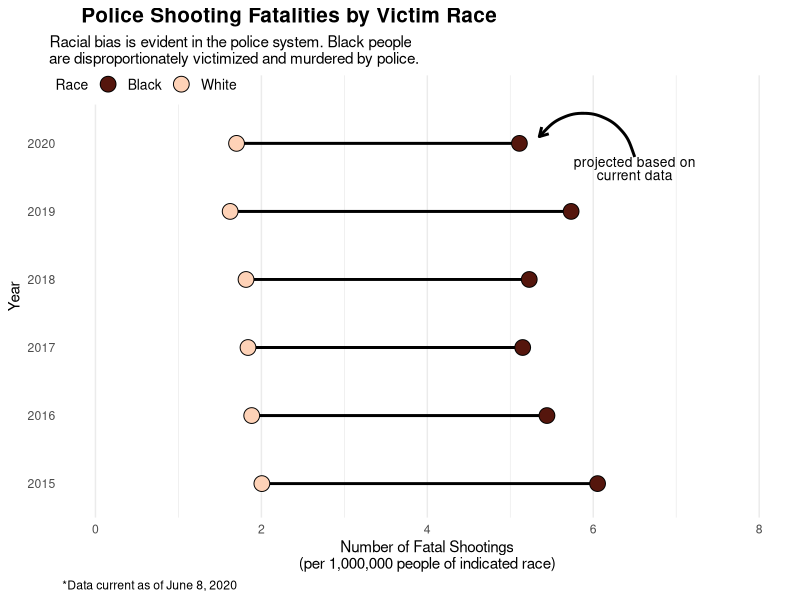
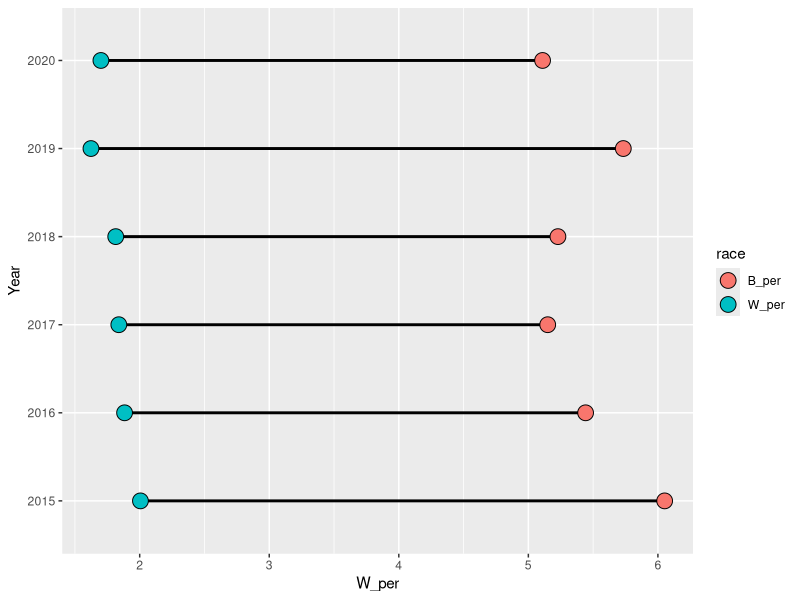
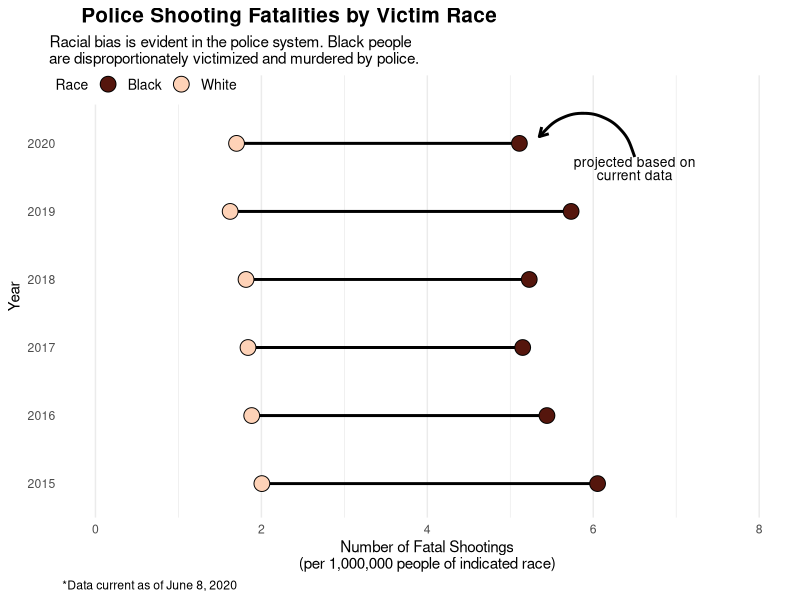

R code for these plots, in order:
## ---- chunk 1
knitr::opts_chunk$set(echo = FALSE)
## ---- chunk 2
library(readxl)
library(knitr)
library(kableExtra); options(knitr.table.format = "html")
library(tidyverse)
## ---- chunk 3
shootings_raw <- read_csv("fatal-police-shootings-data.csv")
## ---- chunk 4
# How many B/W people are killed by police shooting each year from 2015-2020?
shootings_raw <- shootings_raw %>% 
  mutate(manner_of_death = as_factor(manner_of_death),
         armed = as_factor(armed),
         gender = as_factor(gender),
         race = as_factor(race),
         state = as_factor(state),
         threat_level = as_factor(threat_level),
         flee = as_factor(flee))

shootings_raw %>% 
  select(name, date, armed, age, gender, race, city, state, threat_level, flee, body_camera, signs_of_mental_illness)
## ---- chunk 5
# How many B/W people are in America from 2015-2020?
census_raw <- read_xlsx("census-data.xlsx")
# Convert units from millions
census <- census_raw %>% 
  mutate(W_pop = White * 1000000,
         B_pop = Black * 1000000)

# Extract "Year" from "date"
shootings_raw$Year <- as.numeric(format(shootings_raw$date, '%Y'))

# Count W/B shootings per year
shootings <- shootings_raw %>% 
  group_by(Year, race) %>% 
  summarise(fatalshootings = n()) %>% 
  filter(race == "W" | race == "B") %>% 
  pivot_wider(names_from = race, values_from = fatalshootings)

# Combine with census data
shootings <- inner_join(shootings, census, by="Year") %>% 
  rename(W_mil = White,
         B_mil = Black) %>% 
  mutate(W_per = W*1000000/W_pop,
         B_per = B*1000000/B_pop)

# Calculate projected data for 2020
# How many days of data is represented for 2020 data? Latest date is 05/26/2020
days <- as.numeric(as.Date(as.character("2020/06/08"), format="%Y/%m/%d")-as.Date(as.character("2020/01/01"), format="%Y/%m/%d"))

# Calculate projected shootings for 2020
proj2020 <- shootings[6,]
proj2020 <- tibble(Year = "2020 proj",
                   W = pull(proj2020[1,2])*365/days,
                   B = pull(proj2020[1,3])*365/days,
                   W_mil = pull(proj2020[1,4]),
                   B_mil = pull(proj2020[1,5]), 
                   W_pop = pull(proj2020[1,6]),
                   B_pop = pull(proj2020[1,7]),
                   W_per = pull(proj2020[1,8])*365/days,
                   B_per = pull(proj2020[1,9])*365/days)  

# Add projected values to shootings data frame
shootings <- shootings %>% ungroup() %>% mutate(Year = as.character(Year))
shootings <- bind_rows(shootings, proj2020)

# Pivot long
shootings_long <- shootings %>% 
  pivot_longer(W_per:B_per, names_to = "race", values_to = "fatal_per")

# Get rid of 2020, replace it with the projected numbers
shootings <- shootings %>% filter(Year != "2020")
shootings[6,1] = "2020"
shootings_long <- shootings_long %>% filter(Year != "2020")
shootings_long[11,1] = "2020"; shootings_long[12,1] = "2020"
## ---- chunk 6
mycolors <- c("W_per" = "#fed2b7", "B_per" = "#55160d")

ggplot() +
  geom_segment(data = shootings, mapping = aes(x=W_per, xend=B_per, y=Year, yend=Year), size = 1) +
  geom_point(data = shootings_long, mapping = aes(x = fatal_per, y = Year, group = race, fill = race), size=5, shape = 21, color = "black") +
  
  # Arrow annotation to projected data
  annotate(geom = "curve", size = 1, color = "black",
           x = 6.5, y = 5.8, xend = 5.35, yend = 6.1, curvature = 0.7,
           arrow = arrow(length = unit(2.5, "mm"))) +
  
  # Text annotation to projected data
  annotate(geom = "text", x = 6.5, y = 5.63,
           label = "projected based on\ncurrent data", color = "black", 
           size = 3.5, lineheight = 0.8, hjust = 0.5) +  
  
  # Customize appearance
  coord_cartesian(xlim = c(0,8)) +
  scale_fill_manual(values = mycolors,
                    labels = c("Black","White")) +
  scale_y_discrete(expand = c(0.1,0,0,1)) + # Expand margins on top and bottom of plot
  theme_minimal() +
  theme(legend.position = c(0.115,0.98),
        legend.background = element_rect(fill = "white", color = "white"),
        legend.text = element_text(size = 10),
        legend.title = element_text(size = 10),
        legend.direction = "horizontal",
        plot.title = element_text(face = "bold", size = 15, hjust=0.2),
        plot.title.position = "plot",
        plot.subtitle = element_text(hjust = 0.1),
        plot.caption = element_text(hjust = 0),
        panel.grid.major.y = element_blank()) +
  
  # Customize labels
  labs(title = "Police Shooting Fatalities by Victim Race",
       subtitle = "Racial bias is evident in the police system. Black people \nare disproportionately victimized and murdered by police.",
       fill = "Race",
       y = "Year",
       x = "Number of Fatal Shootings\n(per 1,000,000 people of indicated race)",
       caption = "*Data current as of June 8, 2020")
## ---- chunk 7
# Table representation of data

shootings %>% 
  select(-W_pop, -B_pop) %>% 
  kable(digits = 2,
        col.names = c("Year", "White", "Black", "White", "Black", "White", "Black"),
        align = c("l", rep("c",6))) %>% 
  kable_styling(full_width = FALSE, position="center") %>% 
  add_header_above(c(" "=1, "Total Number of\nFatal Shootings"=2, "Total Population\n(in Millions)"=2, "Deaths per 1 Million People of Indicated Race"=2)) %>% 
  footnote(symbol = c("2020 data is projected based on current data.", "Data is current as of June 8, 2020.")) %>% 
  column_spec(1:7, width = "6em")
## ---- chunk 8
shootings_raw <- read_csv("fatal-police-shootings-data.csv")
glimpse(shootings_raw)
## ---- chunk 9
shootings_raw <- shootings_raw %>% 
  mutate(manner_of_death = as_factor(manner_of_death),
         armed = as_factor(armed),
         gender = as_factor(gender),
         race = as_factor(race),
         state = as_factor(state),
         threat_level = as_factor(threat_level),
         flee = as_factor(flee))

# Extract "Year" from "date"
shootings_raw$Year <- as.numeric(format(shootings_raw$date, '%Y'))
## ---- chunk 10
# Count W/B shootings per year
shootings <- shootings_raw %>% 
  group_by(Year, race) %>% 
  summarise(fatalshootings = n()) %>% 
  filter(race == "W" | race == "B")

shootings %>% head(12)
## ---- chunk 11
shootings <- shootings %>% 
  pivot_wider(names_from = race, values_from = fatalshootings)

shootings
## ---- chunk 12
# How many B/W people are in America from 2015-2020?
census_raw <- read_xlsx("census-data.xlsx")
# Convert units from millions
census <- census_raw %>% 
  mutate(W_pop = White * 1000000,
         B_pop = Black * 1000000)

census
## ---- chunk 13
# Combine shooting & census data
shootings <- inner_join(shootings, census, by="Year") %>% 
  rename(W_mil = White,
         B_mil = Black) %>% 
  # Calculate the number of shootings per 1 million people
  mutate(W_per = W*1000000/W_pop,
         B_per = B*1000000/B_pop)
## ---- chunk 14
# Calculate projected data for 2020
# How many days of data is represented for 2020 data? Latest date is 06/08/2020
days <- as.numeric(as.Date(as.character("2020/06/08"), format="%Y/%m/%d")-as.Date(as.character("2020/01/01"), format="%Y/%m/%d"))

# Calculate projected shootings for 2020
proj2020 <- shootings[6,]
proj2020 <- tibble(Year = "2020 proj",
                   W = pull(proj2020[1,2])*365/days,
                   B = pull(proj2020[1,3])*365/days,
                   W_mil = pull(proj2020[1,4]),
                   B_mil = pull(proj2020[1,5]), 
                   W_pop = pull(proj2020[1,6]),
                   B_pop = pull(proj2020[1,7]),
                   W_per = pull(proj2020[1,8])*365/days,
                   B_per = pull(proj2020[1,9])*365/days)  
proj2020

# Add projected values to shootings data frame
shootings <- shootings %>% ungroup() %>% mutate(Year = as.character(Year))
shootings <- bind_rows(shootings, proj2020)
shootings
## ---- chunk 15
# Pivot long
shootings_long <- shootings %>% 
  pivot_longer(W_per:B_per, names_to = "race", values_to = "fatal_per")

# Get rid of 2020, replace it with the projected numbers
shootings <- shootings %>% filter(Year != "2020")
shootings[6,1] = "2020"
shootings_long <- shootings_long %>% filter(Year != "2020")
shootings_long[11,1] = "2020"; shootings_long[12,1] = "2020"

shootings_long
## ---- chunk 16
ggplot() +
  geom_segment(data = shootings, 
               mapping = aes(x=W_per, xend=B_per, y=Year, yend=Year), 
               size = 1) +
  geom_point(data = shootings_long, 
             mapping = aes(x = fatal_per, y = Year, fill = race), 
             size=5, shape = 21, color = "black")
## ---- chunk 17
mycolors <- c("W_per" = "#fed2b7", "B_per" = "#55160d")

ggplot() +
  geom_segment(data = shootings, 
               mapping = aes(x=W_per, xend=B_per, y=Year, yend=Year), 
               size = 1) +
  geom_point(data = shootings_long, 
             mapping = aes(x = fatal_per, y = Year, group = race, fill = race), 
             size=5, shape = 21, color = "black") +
  
  # Customize appearance
  coord_cartesian(xlim = c(0,8)) +
  scale_fill_manual(values = mycolors,
                    labels = c("Black","White")) +
  scale_y_discrete(expand = c(0.1,0,0,1)) + # Expand margins on top and bottom of plot
  theme_minimal() +
  theme(legend.position = c(0.115,0.98),
        legend.background = element_rect(fill = "white", color = "white"),
        legend.text = element_text(size = 10),
        legend.title = element_text(size = 10),
        legend.direction = "horizontal",
        plot.title = element_text(face = "bold", size = 15, hjust=0.2),
        plot.title.position = "plot",
        plot.subtitle = element_text(hjust = 0.1),
        plot.caption = element_text(hjust = 0),
        panel.grid.major.y = element_blank()) +
  
  # Arrow annotation to projected data
  annotate(geom = "curve", size = 1, color = "black",
           x = 6.5, y = 5.8, xend = 5.35, yend = 6.1, curvature = 0.7,
           arrow = arrow(length = unit(2.5, "mm"))) +
  
  # Text annotation to projected data
  annotate(geom = "text", x = 6.5, y = 5.63,
           label = "projected based on\ncurrent data", color = "black", 
           size = 3.5, lineheight = 0.8, hjust = 0.5) +  
  
  # Customize labels
  labs(title = "Police Shooting Fatalities by Victim Race",
       subtitle = "Racial bias is evident in the police system. Black people \nare disproportionately victimized and murdered by police.",
       fill = "Race",
       y = "Year",
       x = "Number of Fatal Shootings\n(per 1,000,000 people of indicated race)",
       caption = "*Data current as of June 8, 2020")
